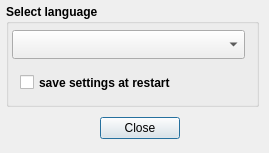
<?xml version="1.0" encoding="UTF-8"?>
<ui version="4.0">
 <class>qwat_dictionaryDialogBase</class>
 <widget class="QDialog" name="qwat_dictionaryDialogBase">
  <property name="geometry">
   <rect>
    <x>0</x>
    <y>0</y>
    <width>269</width>
    <height>153</height>
   </rect>
  </property>
  <property name="windowTitle">
   <string>Qwat Dictionary</string>
  </property>
  <property name="locale">
   <locale language="English" country="UnitedStates"/>
  </property>
  <widget class="QDialogButtonBox" name="button_box">
   <property name="geometry">
    <rect>
     <x>44</x>
     <y>112</y>
     <width>191</width>
     <height>32</height>
    </rect>
   </property>
   <property name="locale">
    <locale language="English" country="UnitedStates"/>
   </property>
   <property name="orientation">
    <enum>Qt::Horizontal</enum>
   </property>
   <property name="standardButtons">
    <set>QDialogButtonBox::Close</set>
   </property>
   <property name="centerButtons">
    <bool>true</bool>
   </property>
  </widget>
  <widget class="QGroupBox" name="groupBox">
   <property name="geometry">
    <rect>
     <x>6</x>
     <y>4</y>
     <width>253</width>
     <height>103</height>
    </rect>
   </property>
   <property name="font">
    <font>
     <weight>75</weight>
     <bold>true</bold>
    </font>
   </property>
   <property name="locale">
    <locale language="English" country="UnitedStates"/>
   </property>
   <property name="title">
    <string>Select language</string>
   </property>
   <widget class="QComboBox" name="m_comboBox_limbaj">
    <property name="geometry">
     <rect>
      <x>6</x>
      <y>26</y>
      <width>233</width>
      <height>29</height>
     </rect>
    </property>
    <property name="font">
     <font>
      <weight>75</weight>
      <bold>true</bold>
     </font>
    </property>
    <property name="locale">
     <locale language="English" country="UnitedStates"/>
    </property>
   </widget>
   <widget class="QCheckBox" name="m_checkBox_keep_changes">
    <property name="geometry">
     <rect>
      <x>14</x>
      <y>70</y>
      <width>221</width>
      <height>17</height>
     </rect>
    </property>
    <property name="font">
     <font>
      <weight>75</weight>
      <bold>true</bold>
     </font>
    </property>
    <property name="locale">
     <locale language="English" country="UnitedStates"/>
    </property>
    <property name="text">
     <string>save settings at restart</string>
    </property>
   </widget>
  </widget>
 </widget>
 <resources/>
 <connections>
  <connection>
   <sender>button_box</sender>
   <signal>accepted()</signal>
   <receiver>qwat_dictionaryDialogBase</receiver>
   <slot>accept()</slot>
   <hints>
    <hint type="sourcelabel">
     <x>20</x>
     <y>20</y>
    </hint>
    <hint type="destinationlabel">
     <x>20</x>
     <y>20</y>
    </hint>
   </hints>
  </connection>
  <connection>
   <sender>button_box</sender>
   <signal>rejected()</signal>
   <receiver>qwat_dictionaryDialogBase</receiver>
   <slot>reject()</slot>
   <hints>
    <hint type="sourcelabel">
     <x>20</x>
     <y>20</y>
    </hint>
    <hint type="destinationlabel">
     <x>20</x>
     <y>20</y>
    </hint>
   </hints>
  </connection>
 </connections>
</ui>
